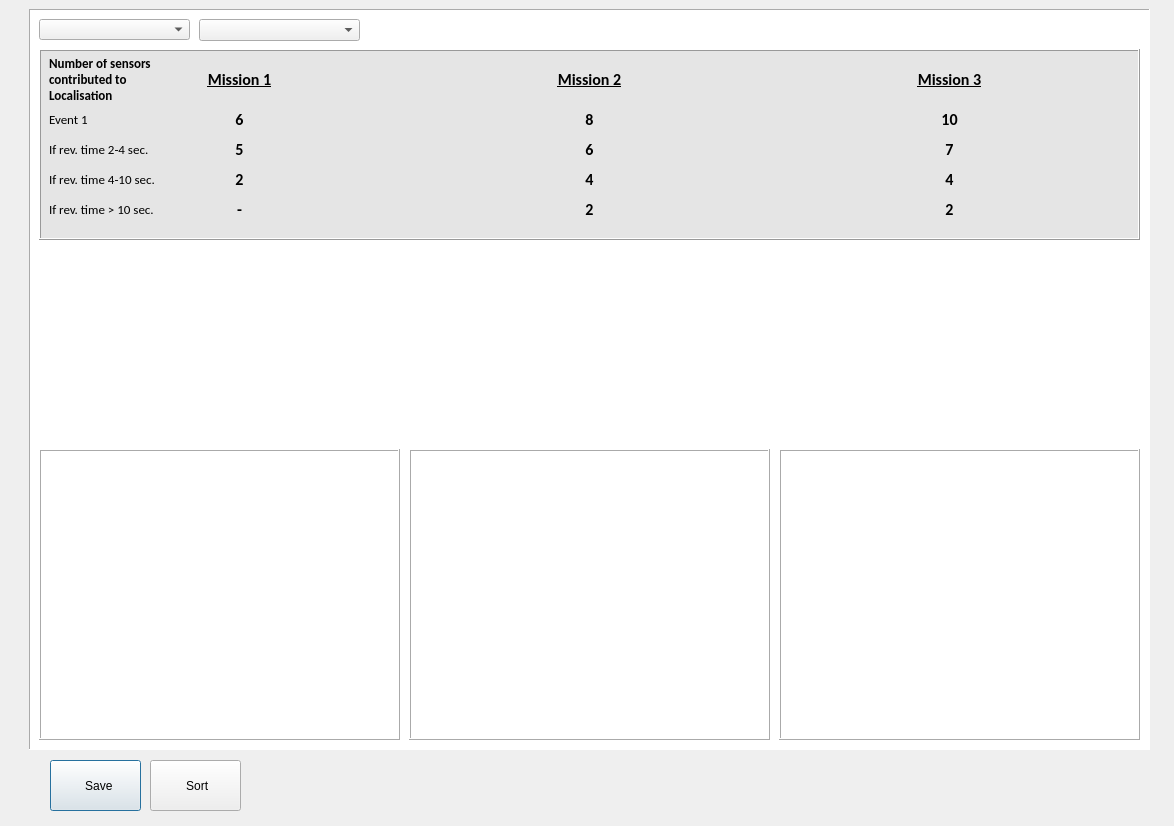
<?xml version="1.0" encoding="UTF-8"?>
<ui version="4.0">
 <class>Dialog</class>
 <widget class="QDialog" name="Dialog">
  <property name="geometry">
   <rect>
    <x>0</x>
    <y>0</y>
    <width>1174</width>
    <height>826</height>
   </rect>
  </property>
  <property name="windowTitle">
   <string>Dialog</string>
  </property>
  <widget class="QPushButton" name="pushButton">
   <property name="geometry">
    <rect>
     <x>50</x>
     <y>760</y>
     <width>91</width>
     <height>51</height>
    </rect>
   </property>
   <property name="text">
    <string>  Save</string>
   </property>
   <property name="icon">
    <iconset>
     <normaloff>save.png</normaloff>save.png</iconset>
   </property>
  </widget>
  <widget class="QPushButton" name="pushButton_2">
   <property name="geometry">
    <rect>
     <x>150</x>
     <y>760</y>
     <width>91</width>
     <height>51</height>
    </rect>
   </property>
   <property name="text">
    <string> Sort</string>
   </property>
   <property name="icon">
    <iconset>
     <normaloff>sort.png</normaloff>sort.png</iconset>
   </property>
  </widget>
  <widget class="QFrame" name="frame">
   <property name="geometry">
    <rect>
     <x>29</x>
     <y>9</y>
     <width>1121</width>
     <height>741</height>
    </rect>
   </property>
   <property name="styleSheet">
    <string notr="true">background-color: rgb(255, 255, 255);</string>
   </property>
   <property name="frameShape">
    <enum>QFrame::Panel</enum>
   </property>
   <property name="frameShadow">
    <enum>QFrame::Sunken</enum>
   </property>
   <property name="lineWidth">
    <number>1</number>
   </property>
   <widget class="QFrame" name="frame_2">
    <property name="geometry">
     <rect>
      <x>10</x>
      <y>40</y>
      <width>1101</width>
      <height>191</height>
     </rect>
    </property>
    <property name="styleSheet">
     <string notr="true">background-color: rgb(229, 229, 229);</string>
    </property>
    <property name="frameShape">
     <enum>QFrame::Box</enum>
    </property>
    <property name="frameShadow">
     <enum>QFrame::Raised</enum>
    </property>
    <widget class="QLabel" name="label">
     <property name="geometry">
      <rect>
       <x>10</x>
       <y>60</y>
       <width>141</width>
       <height>21</height>
      </rect>
     </property>
     <property name="font">
      <font>
       <family>Calibri</family>
       <pointsize>10</pointsize>
      </font>
     </property>
     <property name="text">
      <string>Event 1</string>
     </property>
     <property name="scaledContents">
      <bool>true</bool>
     </property>
     <property name="alignment">
      <set>Qt::AlignLeading|Qt::AlignLeft|Qt::AlignVCenter</set>
     </property>
     <property name="wordWrap">
      <bool>true</bool>
     </property>
    </widget>
    <widget class="QLabel" name="label_8">
     <property name="geometry">
      <rect>
       <x>130</x>
       <y>20</y>
       <width>141</width>
       <height>21</height>
      </rect>
     </property>
     <property name="font">
      <font>
       <family>Calibri</family>
       <pointsize>12</pointsize>
       <weight>75</weight>
       <bold>true</bold>
       <underline>true</underline>
      </font>
     </property>
     <property name="text">
      <string>Mission 1</string>
     </property>
     <property name="scaledContents">
      <bool>true</bool>
     </property>
     <property name="alignment">
      <set>Qt::AlignCenter</set>
     </property>
     <property name="wordWrap">
      <bool>true</bool>
     </property>
    </widget>
    <widget class="QLabel" name="label_10">
     <property name="geometry">
      <rect>
       <x>480</x>
       <y>20</y>
       <width>141</width>
       <height>21</height>
      </rect>
     </property>
     <property name="font">
      <font>
       <family>Calibri</family>
       <pointsize>12</pointsize>
       <weight>75</weight>
       <bold>true</bold>
       <underline>true</underline>
      </font>
     </property>
     <property name="text">
      <string>Mission 2</string>
     </property>
     <property name="scaledContents">
      <bool>true</bool>
     </property>
     <property name="alignment">
      <set>Qt::AlignCenter</set>
     </property>
     <property name="wordWrap">
      <bool>true</bool>
     </property>
    </widget>
    <widget class="QLabel" name="label_11">
     <property name="geometry">
      <rect>
       <x>840</x>
       <y>20</y>
       <width>141</width>
       <height>21</height>
      </rect>
     </property>
     <property name="font">
      <font>
       <family>Calibri</family>
       <pointsize>12</pointsize>
       <weight>75</weight>
       <bold>true</bold>
       <underline>true</underline>
      </font>
     </property>
     <property name="text">
      <string>Mission 3</string>
     </property>
     <property name="scaledContents">
      <bool>true</bool>
     </property>
     <property name="alignment">
      <set>Qt::AlignCenter</set>
     </property>
     <property name="wordWrap">
      <bool>true</bool>
     </property>
    </widget>
    <widget class="QLabel" name="label_2">
     <property name="geometry">
      <rect>
       <x>10</x>
       <y>90</y>
       <width>141</width>
       <height>21</height>
      </rect>
     </property>
     <property name="font">
      <font>
       <family>Calibri</family>
       <pointsize>10</pointsize>
      </font>
     </property>
     <property name="text">
      <string>If rev. time 2-4 sec.</string>
     </property>
     <property name="scaledContents">
      <bool>true</bool>
     </property>
     <property name="alignment">
      <set>Qt::AlignLeading|Qt::AlignLeft|Qt::AlignVCenter</set>
     </property>
     <property name="wordWrap">
      <bool>true</bool>
     </property>
    </widget>
    <widget class="QLabel" name="label_3">
     <property name="geometry">
      <rect>
       <x>10</x>
       <y>120</y>
       <width>141</width>
       <height>21</height>
      </rect>
     </property>
     <property name="font">
      <font>
       <family>Calibri</family>
       <pointsize>10</pointsize>
      </font>
     </property>
     <property name="text">
      <string>If rev. time 4-10 sec.</string>
     </property>
     <property name="scaledContents">
      <bool>true</bool>
     </property>
     <property name="alignment">
      <set>Qt::AlignLeading|Qt::AlignLeft|Qt::AlignVCenter</set>
     </property>
     <property name="wordWrap">
      <bool>true</bool>
     </property>
    </widget>
    <widget class="QLabel" name="label_4">
     <property name="geometry">
      <rect>
       <x>10</x>
       <y>150</y>
       <width>141</width>
       <height>21</height>
      </rect>
     </property>
     <property name="font">
      <font>
       <family>Calibri</family>
       <pointsize>10</pointsize>
      </font>
     </property>
     <property name="text">
      <string>If rev. time &gt; 10 sec.</string>
     </property>
     <property name="scaledContents">
      <bool>true</bool>
     </property>
     <property name="alignment">
      <set>Qt::AlignLeading|Qt::AlignLeft|Qt::AlignVCenter</set>
     </property>
     <property name="wordWrap">
      <bool>true</bool>
     </property>
    </widget>
    <widget class="QLabel" name="label_5">
     <property name="geometry">
      <rect>
       <x>10</x>
       <y>10</y>
       <width>141</width>
       <height>41</height>
      </rect>
     </property>
     <property name="font">
      <font>
       <family>Calibri</family>
       <pointsize>10</pointsize>
       <weight>75</weight>
       <bold>true</bold>
      </font>
     </property>
     <property name="text">
      <string>Number of sensors contributed to Localisation</string>
     </property>
     <property name="scaledContents">
      <bool>true</bool>
     </property>
     <property name="alignment">
      <set>Qt::AlignLeading|Qt::AlignLeft|Qt::AlignVCenter</set>
     </property>
     <property name="wordWrap">
      <bool>true</bool>
     </property>
    </widget>
    <widget class="QLabel" name="label_9">
     <property name="geometry">
      <rect>
       <x>130</x>
       <y>90</y>
       <width>141</width>
       <height>21</height>
      </rect>
     </property>
     <property name="font">
      <font>
       <family>Calibri</family>
       <pointsize>12</pointsize>
       <weight>75</weight>
       <bold>true</bold>
       <underline>false</underline>
      </font>
     </property>
     <property name="text">
      <string>5</string>
     </property>
     <property name="scaledContents">
      <bool>true</bool>
     </property>
     <property name="alignment">
      <set>Qt::AlignCenter</set>
     </property>
     <property name="wordWrap">
      <bool>true</bool>
     </property>
    </widget>
    <widget class="QLabel" name="label_12">
     <property name="geometry">
      <rect>
       <x>130</x>
       <y>120</y>
       <width>141</width>
       <height>21</height>
      </rect>
     </property>
     <property name="font">
      <font>
       <family>Calibri</family>
       <pointsize>12</pointsize>
       <weight>75</weight>
       <bold>true</bold>
       <underline>false</underline>
      </font>
     </property>
     <property name="text">
      <string>2</string>
     </property>
     <property name="scaledContents">
      <bool>true</bool>
     </property>
     <property name="alignment">
      <set>Qt::AlignCenter</set>
     </property>
     <property name="wordWrap">
      <bool>true</bool>
     </property>
    </widget>
    <widget class="QLabel" name="label_13">
     <property name="geometry">
      <rect>
       <x>130</x>
       <y>150</y>
       <width>141</width>
       <height>21</height>
      </rect>
     </property>
     <property name="font">
      <font>
       <family>Calibri</family>
       <pointsize>12</pointsize>
       <weight>75</weight>
       <bold>true</bold>
       <underline>false</underline>
      </font>
     </property>
     <property name="text">
      <string>-</string>
     </property>
     <property name="scaledContents">
      <bool>true</bool>
     </property>
     <property name="alignment">
      <set>Qt::AlignCenter</set>
     </property>
     <property name="wordWrap">
      <bool>true</bool>
     </property>
    </widget>
    <widget class="QLabel" name="label_14">
     <property name="geometry">
      <rect>
       <x>130</x>
       <y>60</y>
       <width>141</width>
       <height>21</height>
      </rect>
     </property>
     <property name="font">
      <font>
       <family>Calibri</family>
       <pointsize>12</pointsize>
       <weight>75</weight>
       <bold>true</bold>
       <underline>false</underline>
      </font>
     </property>
     <property name="text">
      <string>6</string>
     </property>
     <property name="scaledContents">
      <bool>true</bool>
     </property>
     <property name="alignment">
      <set>Qt::AlignCenter</set>
     </property>
     <property name="wordWrap">
      <bool>true</bool>
     </property>
    </widget>
    <widget class="QLabel" name="label_15">
     <property name="geometry">
      <rect>
       <x>480</x>
       <y>150</y>
       <width>141</width>
       <height>21</height>
      </rect>
     </property>
     <property name="font">
      <font>
       <family>Calibri</family>
       <pointsize>12</pointsize>
       <weight>75</weight>
       <bold>true</bold>
       <underline>false</underline>
      </font>
     </property>
     <property name="text">
      <string>2</string>
     </property>
     <property name="scaledContents">
      <bool>true</bool>
     </property>
     <property name="alignment">
      <set>Qt::AlignCenter</set>
     </property>
     <property name="wordWrap">
      <bool>true</bool>
     </property>
    </widget>
    <widget class="QLabel" name="label_16">
     <property name="geometry">
      <rect>
       <x>480</x>
       <y>120</y>
       <width>141</width>
       <height>21</height>
      </rect>
     </property>
     <property name="font">
      <font>
       <family>Calibri</family>
       <pointsize>12</pointsize>
       <weight>75</weight>
       <bold>true</bold>
       <underline>false</underline>
      </font>
     </property>
     <property name="text">
      <string>4</string>
     </property>
     <property name="scaledContents">
      <bool>true</bool>
     </property>
     <property name="alignment">
      <set>Qt::AlignCenter</set>
     </property>
     <property name="wordWrap">
      <bool>true</bool>
     </property>
    </widget>
    <widget class="QLabel" name="label_17">
     <property name="geometry">
      <rect>
       <x>480</x>
       <y>60</y>
       <width>141</width>
       <height>21</height>
      </rect>
     </property>
     <property name="font">
      <font>
       <family>Calibri</family>
       <pointsize>12</pointsize>
       <weight>75</weight>
       <bold>true</bold>
       <underline>false</underline>
      </font>
     </property>
     <property name="text">
      <string>8</string>
     </property>
     <property name="scaledContents">
      <bool>true</bool>
     </property>
     <property name="alignment">
      <set>Qt::AlignCenter</set>
     </property>
     <property name="wordWrap">
      <bool>true</bool>
     </property>
    </widget>
    <widget class="QLabel" name="label_18">
     <property name="geometry">
      <rect>
       <x>480</x>
       <y>90</y>
       <width>141</width>
       <height>21</height>
      </rect>
     </property>
     <property name="font">
      <font>
       <family>Calibri</family>
       <pointsize>12</pointsize>
       <weight>75</weight>
       <bold>true</bold>
       <underline>false</underline>
      </font>
     </property>
     <property name="text">
      <string>6</string>
     </property>
     <property name="scaledContents">
      <bool>true</bool>
     </property>
     <property name="alignment">
      <set>Qt::AlignCenter</set>
     </property>
     <property name="wordWrap">
      <bool>true</bool>
     </property>
    </widget>
    <widget class="QLabel" name="label_19">
     <property name="geometry">
      <rect>
       <x>840</x>
       <y>150</y>
       <width>141</width>
       <height>21</height>
      </rect>
     </property>
     <property name="font">
      <font>
       <family>Calibri</family>
       <pointsize>12</pointsize>
       <weight>75</weight>
       <bold>true</bold>
       <underline>false</underline>
      </font>
     </property>
     <property name="text">
      <string>2</string>
     </property>
     <property name="scaledContents">
      <bool>true</bool>
     </property>
     <property name="alignment">
      <set>Qt::AlignCenter</set>
     </property>
     <property name="wordWrap">
      <bool>true</bool>
     </property>
    </widget>
    <widget class="QLabel" name="label_20">
     <property name="geometry">
      <rect>
       <x>840</x>
       <y>120</y>
       <width>141</width>
       <height>21</height>
      </rect>
     </property>
     <property name="font">
      <font>
       <family>Calibri</family>
       <pointsize>12</pointsize>
       <weight>75</weight>
       <bold>true</bold>
       <underline>false</underline>
      </font>
     </property>
     <property name="text">
      <string>4</string>
     </property>
     <property name="scaledContents">
      <bool>true</bool>
     </property>
     <property name="alignment">
      <set>Qt::AlignCenter</set>
     </property>
     <property name="wordWrap">
      <bool>true</bool>
     </property>
    </widget>
    <widget class="QLabel" name="label_21">
     <property name="geometry">
      <rect>
       <x>840</x>
       <y>60</y>
       <width>141</width>
       <height>21</height>
      </rect>
     </property>
     <property name="font">
      <font>
       <family>Calibri</family>
       <pointsize>12</pointsize>
       <weight>75</weight>
       <bold>true</bold>
       <underline>false</underline>
      </font>
     </property>
     <property name="text">
      <string>10</string>
     </property>
     <property name="scaledContents">
      <bool>true</bool>
     </property>
     <property name="alignment">
      <set>Qt::AlignCenter</set>
     </property>
     <property name="wordWrap">
      <bool>true</bool>
     </property>
    </widget>
    <widget class="QLabel" name="label_22">
     <property name="geometry">
      <rect>
       <x>840</x>
       <y>90</y>
       <width>141</width>
       <height>21</height>
      </rect>
     </property>
     <property name="font">
      <font>
       <family>Calibri</family>
       <pointsize>12</pointsize>
       <weight>75</weight>
       <bold>true</bold>
       <underline>false</underline>
      </font>
     </property>
     <property name="text">
      <string>7</string>
     </property>
     <property name="scaledContents">
      <bool>true</bool>
     </property>
     <property name="alignment">
      <set>Qt::AlignCenter</set>
     </property>
     <property name="wordWrap">
      <bool>true</bool>
     </property>
    </widget>
   </widget>
   <widget class="QFrame" name="frame_3">
    <property name="geometry">
     <rect>
      <x>10</x>
      <y>440</y>
      <width>361</width>
      <height>291</height>
     </rect>
    </property>
    <property name="frameShape">
     <enum>QFrame::Box</enum>
    </property>
    <property name="frameShadow">
     <enum>QFrame::Raised</enum>
    </property>
   </widget>
   <widget class="QFrame" name="frame_4">
    <property name="geometry">
     <rect>
      <x>380</x>
      <y>440</y>
      <width>361</width>
      <height>291</height>
     </rect>
    </property>
    <property name="frameShape">
     <enum>QFrame::Box</enum>
    </property>
    <property name="frameShadow">
     <enum>QFrame::Raised</enum>
    </property>
   </widget>
   <widget class="QFrame" name="frame_5">
    <property name="geometry">
     <rect>
      <x>750</x>
      <y>440</y>
      <width>361</width>
      <height>291</height>
     </rect>
    </property>
    <property name="frameShape">
     <enum>QFrame::Box</enum>
    </property>
    <property name="frameShadow">
     <enum>QFrame::Raised</enum>
    </property>
   </widget>
   <widget class="QComboBox" name="comboBox_3">
    <property name="geometry">
     <rect>
      <x>10</x>
      <y>10</y>
      <width>151</width>
      <height>21</height>
     </rect>
    </property>
    <property name="styleSheet">
     <string notr="true">background-color: rgb(255, 255, 255);
background-color: rgb(240, 240, 240);</string>
    </property>
   </widget>
   <widget class="QComboBox" name="comboBox_4">
    <property name="geometry">
     <rect>
      <x>170</x>
      <y>10</y>
      <width>161</width>
      <height>22</height>
     </rect>
    </property>
    <property name="styleSheet">
     <string notr="true">background-color: rgb(255, 255, 255);
background-color: rgb(240, 240, 240);</string>
    </property>
   </widget>
   <widget class="QFrame" name="frame_6">
    <property name="geometry">
     <rect>
      <x>10</x>
      <y>240</y>
      <width>361</width>
      <height>191</height>
     </rect>
    </property>
    <property name="frameShape">
     <enum>QFrame::Box</enum>
    </property>
    <property name="frameShadow">
     <enum>QFrame::Plain</enum>
    </property>
    <property name="lineWidth">
     <number>2</number>
    </property>
    <widget class="QWidget" name="horizontalLayoutWidget">
     <property name="geometry">
      <rect>
       <x>0</x>
       <y>0</y>
       <width>361</width>
       <height>191</height>
      </rect>
     </property>
     <layout class="QHBoxLayout" name="horizontalLayout_4"/>
    </widget>
   </widget>
   <widget class="QFrame" name="frame_7">
    <property name="geometry">
     <rect>
      <x>380</x>
      <y>240</y>
      <width>361</width>
      <height>191</height>
     </rect>
    </property>
    <property name="frameShape">
     <enum>QFrame::Box</enum>
    </property>
    <property name="frameShadow">
     <enum>QFrame::Plain</enum>
    </property>
    <property name="lineWidth">
     <number>2</number>
    </property>
    <widget class="QWidget" name="horizontalLayoutWidget_2">
     <property name="geometry">
      <rect>
       <x>0</x>
       <y>0</y>
       <width>361</width>
       <height>191</height>
      </rect>
     </property>
     <layout class="QHBoxLayout" name="horizontalLayout_5"/>
    </widget>
   </widget>
   <widget class="QFrame" name="frame_8">
    <property name="geometry">
     <rect>
      <x>750</x>
      <y>240</y>
      <width>361</width>
      <height>191</height>
     </rect>
    </property>
    <property name="frameShape">
     <enum>QFrame::Box</enum>
    </property>
    <property name="frameShadow">
     <enum>QFrame::Plain</enum>
    </property>
    <property name="lineWidth">
     <number>2</number>
    </property>
    <widget class="QWidget" name="horizontalLayoutWidget_3">
     <property name="geometry">
      <rect>
       <x>0</x>
       <y>0</y>
       <width>361</width>
       <height>191</height>
      </rect>
     </property>
     <layout class="QHBoxLayout" name="horizontalLayout_6"/>
    </widget>
   </widget>
  </widget>
 </widget>
 <resources/>
 <connections/>
</ui>
